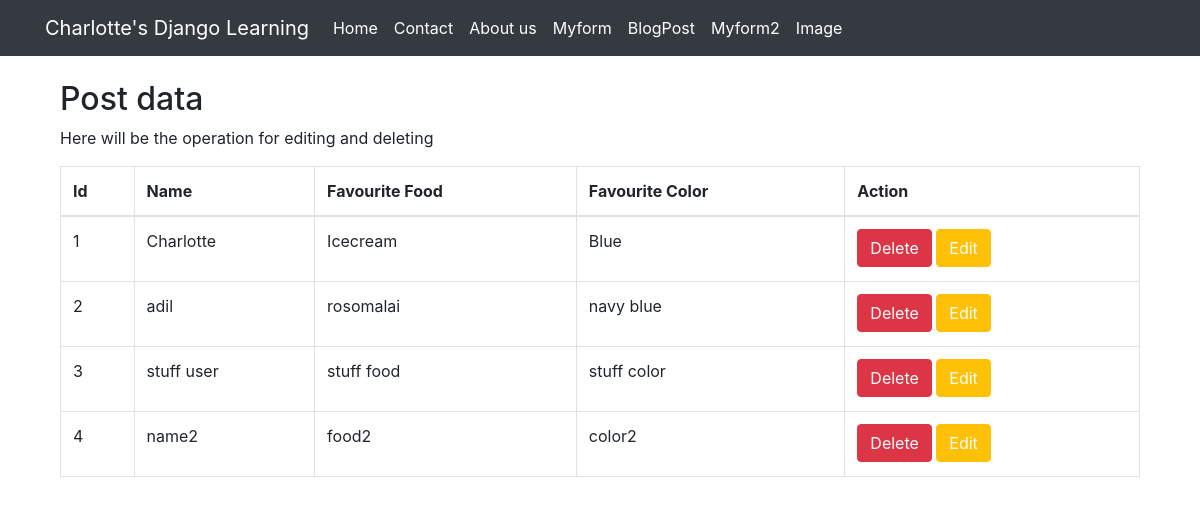
Page /manageajax/ on the earlier database version.
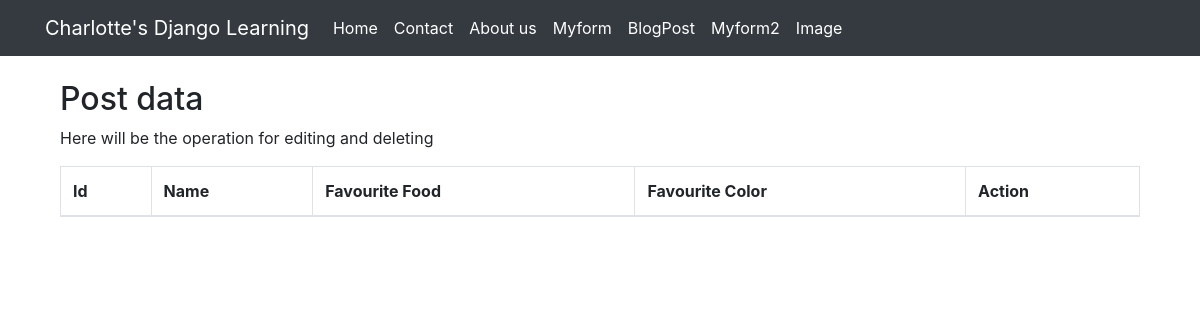
Same page on the later database version.
### myapp/models.py (models this page shows, shortened)
class CharlotteAjaxTable(models.Model):
    name = models.CharField(max_length=100)
    food = models.CharField(max_length=100)
    color = models.CharField(max_length=100)

### myapp/views.py (the view)
# urls.py: path('manageajax/', manage_ajax),
@csrf_exempt
def manage_ajax(request):
    if request.method=="GET":
        mydata = CharlotteAjaxTable.objects.all()
        makedictionary = {
            "all_data":mydata
        }
        return render(request, 'manage_ajax.html', context=makedictionary)

### Template/manage_ajax.html (shortened to what this page needs)
{% extends "base.html" %}
{% block container %}
<div class="container">
  <h2>Post data</h2>
  <p>Here will be the operation for editing and deleting</p>
  <table class="table table-bordered">
    <thead>
      <tr>
        <th>Id</th>
        <th>Name</th>
        <th>Favourite Food</th>
        <th>Favourite Color</th>
        <th>Action</th>
      </tr>
    </thead>
    <tbody>
    {% for single_data in all_data %}
      <tr>
        <td><p id="Id">{{ single_data.id }}</p><input type="hidden" id="pk" value="{{ single_data.id }}"></td>
        <td>{{ single_data.name }}</td>
        <td>{{ single_data.food }}</td>
        <td>{{ single_data.color }}</td>
        <td>
          <button id="delete_btn" class="btn btn-danger delete"><a style="color:white;">Delete</a></button>
          <button class="btn btn-warning"><a style="color:white;" href="/edit_post/{{single_data.id}}">Edit</a></button>
        </td>
      </tr>
    {% endfor %}
    </tbody>
  </table>
</div>
{% endblock %}

### Template/base.html (shortened to what this page needs)
{% load static %}
<!DOCTYPE html>
<html>
<head>
  {% block css %}
  <link rel="stylesheet" href="https://stackpath.bootstrapcdn.com/bootstrap/4.3.1/css/bootstrap.min.css">
  <link href="https://cdn.jsdelivr.net/npm/froala-editor@3.1.0/css/froala_editor.pkgd.min.css" rel="stylesheet" type="text/css" />
  <link rel="stylesheet" type="text/css" href="{% static 'css/our_custom_style.css' %}" />
  {% endblock %}
</head>
<body>
  {% block navbar %}
  <nav class="navbar navbar-expand-lg navbar-dark bg-dark">
    <div class="container">
      <a class="navbar-brand" href="#">Charlotte's Django Learning</a>
      <div class="collapse navbar-collapse" id="navbarSupportedContent">
        <ul class="navbar-nav mr-auto">
          <li class="nav-item active">
            <a class="nav-link" href="/">Home  </a>
          </li>
            <li class="nav-item active">
            <a class="nav-link" href="/contact">Contact </a>
          </li>
            <li class="nav-item active">
            <a class="nav-link" href="/about">About us</a>
          </li>
        <li class="nav-item active">
            <a class="nav-link" href="/post">Myform</a>
        </li>
          <li class="nav-item active">
            <a class="nav-link" href="/blogpost">BlogPost</a>
        </li>
        <li class="nav-item active">
            <a class="nav-link" href="/form2">Myform2</a>
        </li>
        <li class="nav-item active">
            <a class="nav-link" href="/image">Image</a>
        </li>
        </ul>
      </div>
    </div>
  </nav>
  {% endblock %}
  <div class="container mt-4">
  {% block container %}
  {% endblock %}
  </div>
</body>
</html>

Differences in the rows shown:
removed CharlotteAjaxTable: id "1", name "Charlotte", food "Icecream", color "Blue"
removed CharlotteAjaxTable: id "2", name "adil", food "rosomalai", color "navy blue"
removed CharlotteAjaxTable: id "3", name "stuff user", food "stuff food", color "stuff color"
removed CharlotteAjaxTable: id "4", name "name2", food "food2", color "color2"
